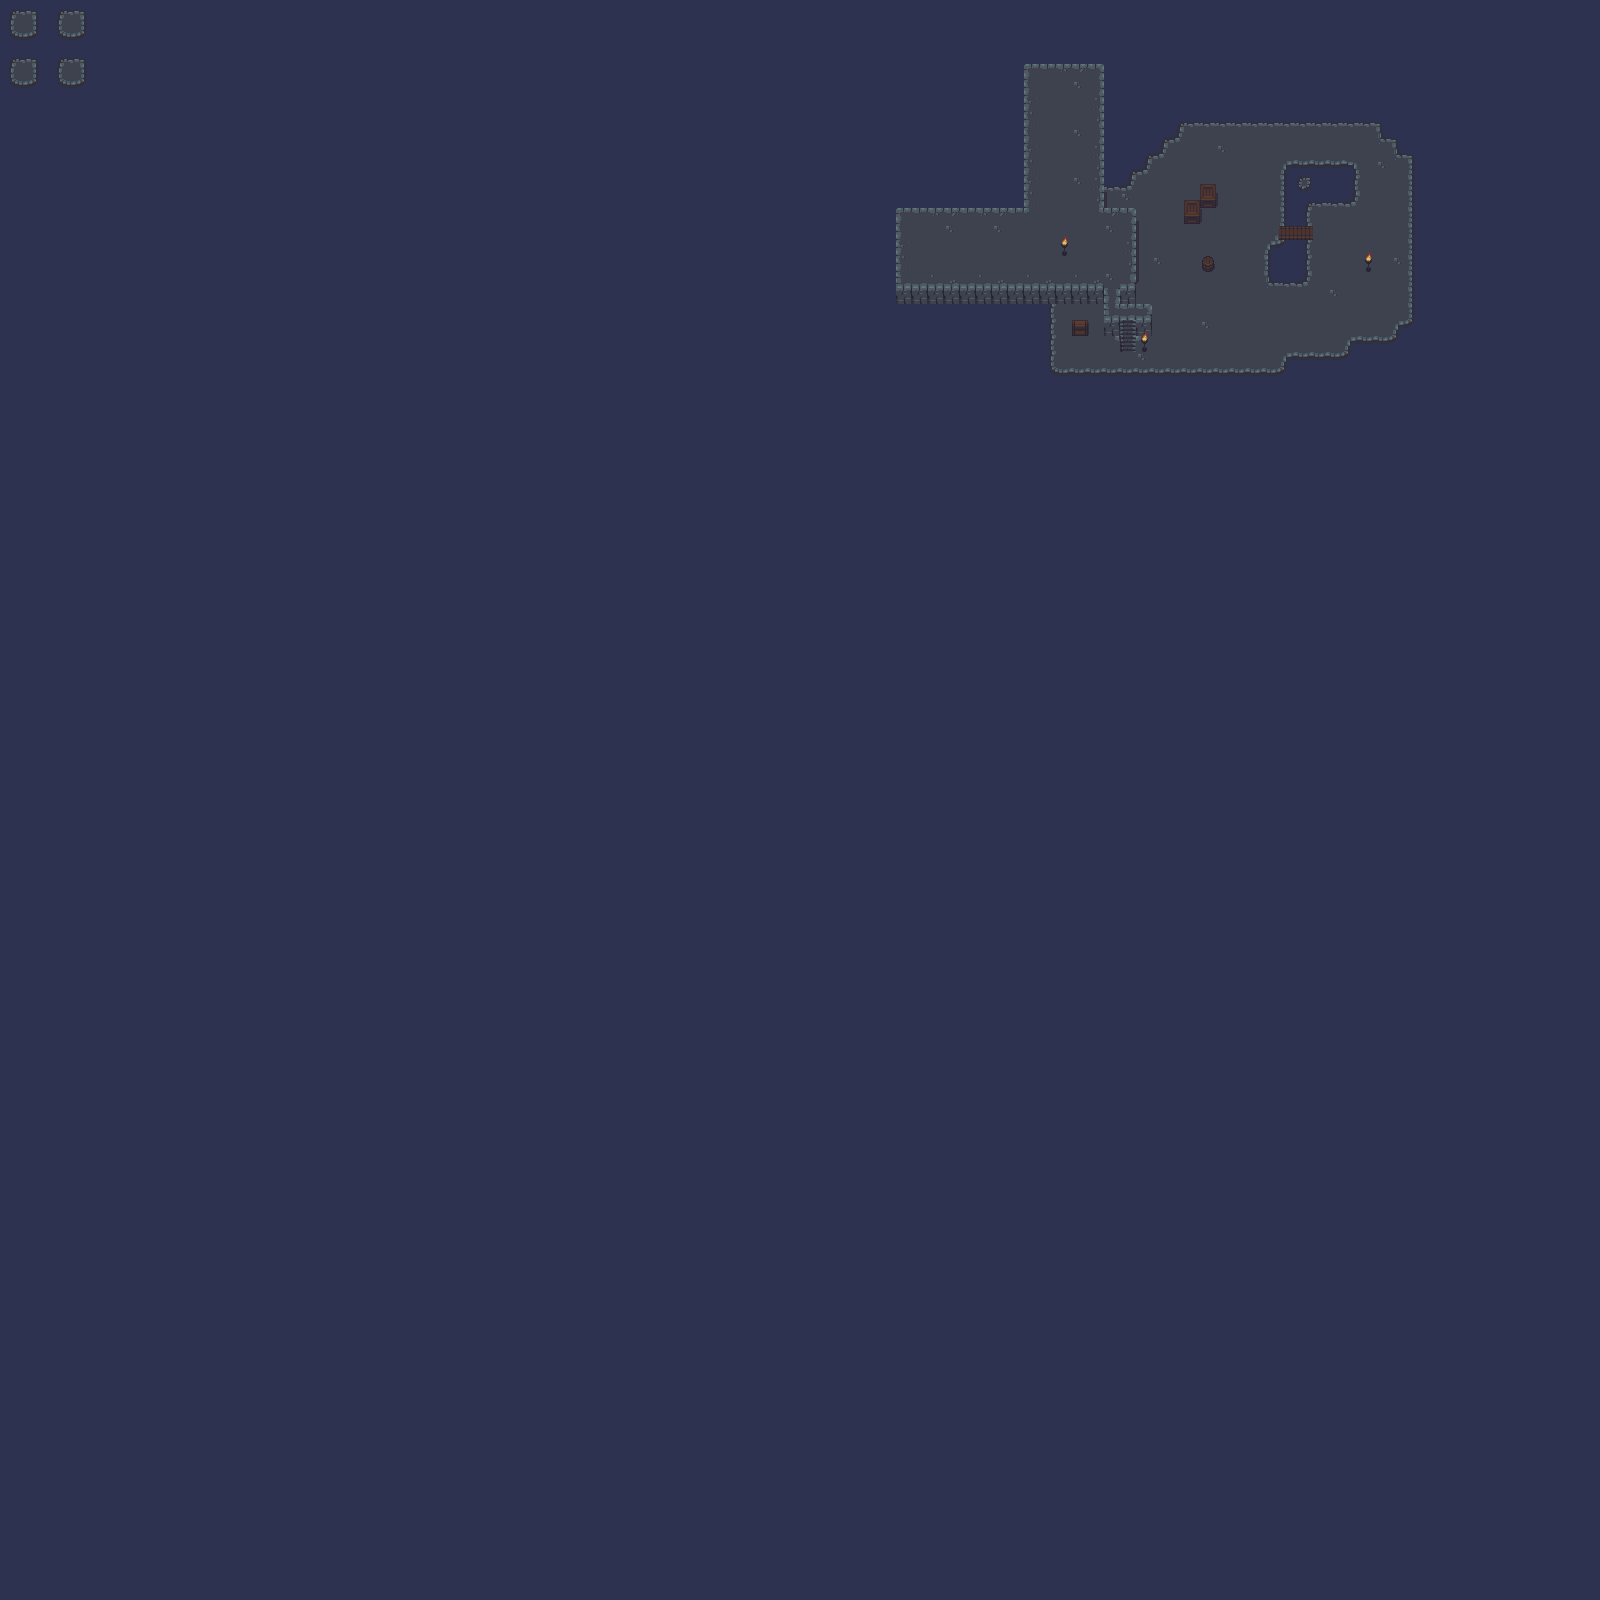

A level layout from a 2D game, rendered from its tile map. Below: a short description, then the map file with tile-grid data replaced by summaries:
An orthogonal 100x100 tile map with 16x16 px tiles, 3 tile layers (Background, Ground, Objects) and 52 objects (37x Wall, 7x InvisibleWall, 3x Destructible, 3x Light, Chest).

<map version="1.0" tiledversion="1.1.3" orientation="orthogonal" renderorder="right-down" width="100" height="100" tilewidth="16" tileheight="16" infinite="0" nextobjectid="84">
 <tileset firstgid="1" source="../map/dungeon.tsx" />
 <layer name="Background" width="100" height="100">
  <data>[10000 cells, 10000 non-empty, 5 distinct tile ids]</data>
 </layer>
 <layer name="Ground" width="100" height="100">
  <data>[10000 cells, 494 non-empty, 60 distinct tile ids]</data>
 </layer>
 <layer name="Objects" width="100" height="100">
  <data>[10000 cells, 16 non-empty, 9 distinct tile ids]</data>
 </layer>
 <objectgroup name="Walls">
  <object id="8" name="wall" type="Wall" x="896" y="208" width="128" />
  <object id="9" name="wall" type="Wall" x="896" y="208" height="80" />
  <object id="11" name="wall" type="Wall" x="896" y="288" width="208" height="16" />
  <object id="12" name="wall" type="Wall" x="1120" y="288" width="16" height="16" />
  <object id="13" name="wall" type="Wall" x="1136" y="208" height="80" />
  <object id="14" name="wall" type="Wall" x="1104" y="208" width="32" />
  <object id="15" name="wall" type="Wall" x="1104" y="304" height="16" />
  <object id="16" name="wall" type="Wall" x="1136" y="304" width="16" />
  <object id="17" name="wall" type="Wall" x="1152" y="304" height="16" />
  <object id="18" name="wall" type="Wall" x="1104" y="320" width="16" height="16" />
  <object id="19" name="wall" type="Wall" x="1136" y="320" width="16" height="16" />
  <object id="20" name="wall" type="Wall" x="1136" y="336" height="16" />
  <object id="21" name="wall" type="Wall" x="1120" y="336" height="16" />
  <object id="26" name="wall" type="Wall" x="1104" y="64" height="144" />
  <object id="28" name="wall" type="Wall" x="1024" y="64" height="144" />
  <object id="30" name="wall" type="Wall" x="1024" y="64" width="80" />
  <object id="37" name="wall" type="Wall" x="1104" y="192" width="32" />
  <object id="38" name="wall" type="Wall" x="1136" y="176" height="16" />
  <object id="39" name="wall" type="Wall" x="1136" y="176" width="16" />
  <object id="40" name="wall" type="Wall" x="1152" y="160" height="16" />
  <object id="41" name="wall" type="Wall" x="1152" y="160" width="16" />
  <object id="42" name="wall" type="Wall" x="1168" y="144" height="16" />
  <object id="43" name="wall" type="Wall" x="1168" y="144" width="16" />
  <object id="44" name="wall" type="Wall" x="1184" y="128" height="16" />
  <object id="45" name="wall" type="Wall" x="1184" y="128" width="192" />
  <object id="47" name="wall" type="Wall" x="1376" y="128" height="16" />
  <object id="48" name="wall" type="Wall" x="1376" y="144" width="16" />
  <object id="49" name="wall" type="Wall" x="1392" y="144" height="16" />
  <object id="50" name="wall" type="Wall" x="1392" y="160" width="16" />
  <object id="52" name="wall" type="Wall" x="1392" y="320" width="16" />
  <object id="53" name="wall" type="Wall" x="1392" y="320" height="16" />
  <object id="54" name="wall" type="Wall" x="1344" y="336" width="48" />
  <object id="55" name="wall" type="Wall" x="1344" y="336" height="16" />
  <object id="56" name="wall" type="Wall" x="1280" y="352" width="64" />
  <object id="57" name="wall" type="Wall" x="1280" y="352" height="16" />
  <object id="59" name="wall" type="Wall" x="1056" y="368" width="224" />
  <object id="60" name="wall" type="Wall" x="1056" y="304" height="64" />
  <object id="64" name="invisible_wall" type="InvisibleWall" x="1280" y="160" height="64" />
  <object id="65" name="invisible_wall" type="InvisibleWall" x="1280" y="160" width="80" />
  <object id="66" name="invisible_wall" type="InvisibleWall" x="1360" y="160" height="48" />
  <object id="67" name="invisible_wall" type="InvisibleWall" x="1312" y="208" width="48" />
  <object id="68" name="invisible_wall" type="InvisibleWall" x="1312" y="208" height="16" />
  <object id="69" name="invisible_wall" type="InvisibleWall" x="1280" y="224" width="32" />
  <object id="70" name="invisible_wall" type="InvisibleWall" x="1264" y="240" width="48" height="48" />
 </objectgroup>
 <objectgroup name="Game objects">
  <object id="61" name="destructible" type="Destructible" x="1184" y="208" width="16" height="16" />
  <object id="63" name="destructible" type="Destructible" x="1200" y="192" width="16" height="16" />
  <object id="71" name="chest" type="Chest" x="1072" y="320" width="16" height="16" />
  <object id="74" name="destructible" type="Destructible" x="1200" y="256" width="16" height="16" />
 </objectgroup>
 <objectgroup name="Lights">
  <object id="80" name="light" type="Light" x="1064" y="244">
   <point />
  </object>
  <object id="81" name="light" type="Light" x="1144" y="341">
   <point />
  </object>
  <object id="83" name="light" type="Light" x="1368" y="260">
   <point />
  </object>
 </objectgroup>
 <objectgroup name="Spawns">
  <object id="34" template="../templates/player_spawn.json" x="1056" y="96" />
 </objectgroup>
</map>
